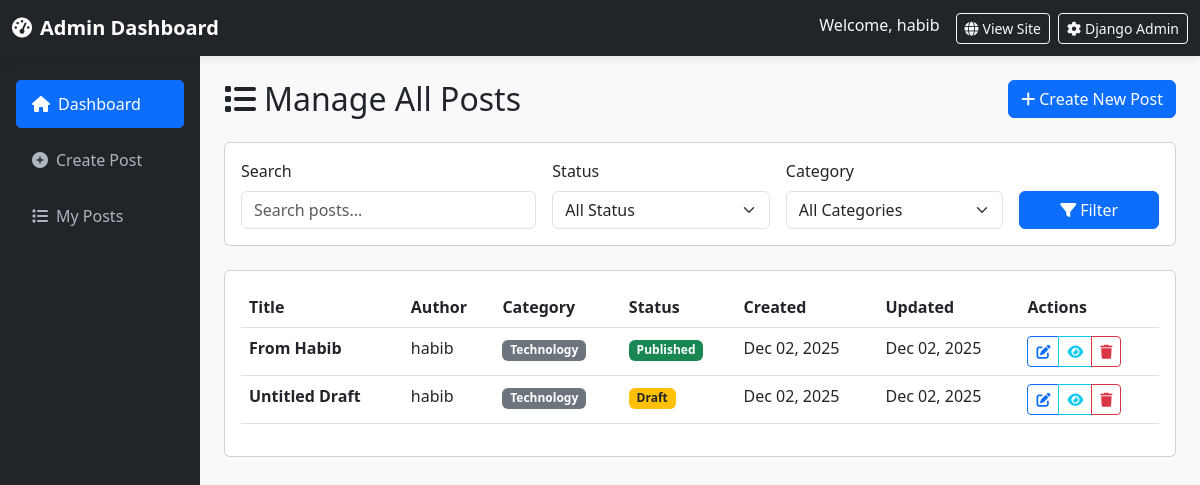
The page /manage/posts/ (signed in) on the database as committed earlier.
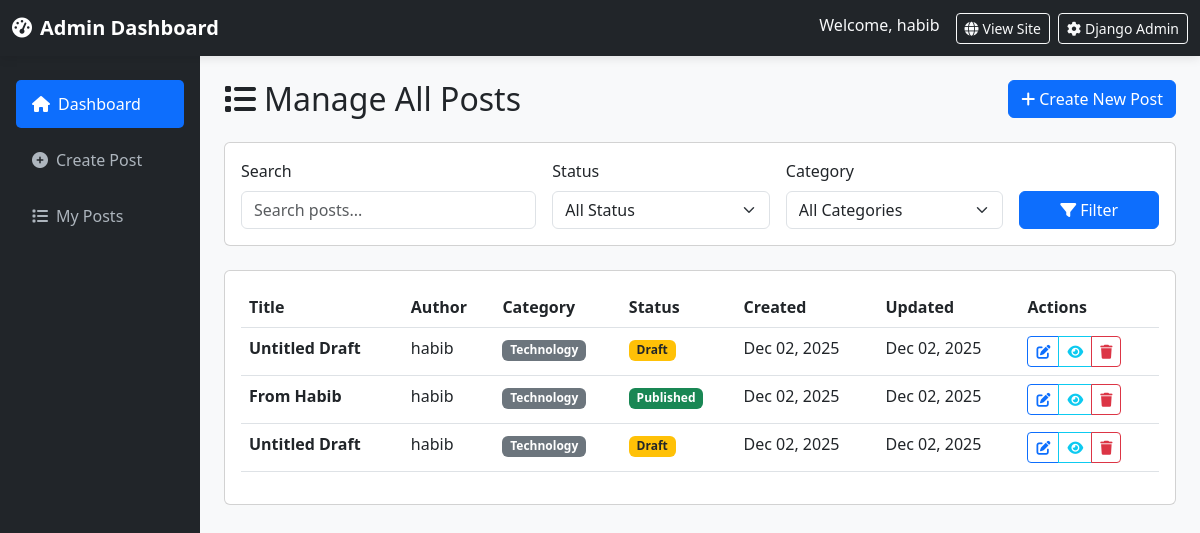
The same page on the database as committed later.
### blog/models.py (models this page shows, shortened)
class Post(models.Model):
    STATUS_CHOICES = [
        ('draft', 'Draft'),
        ('published', 'Published'),
    ]
    title = models.CharField(max_length=200)
    slug = models.SlugField(unique=True)
    author = models.ForeignKey(User, on_delete=models.CASCADE)
    category = models.ForeignKey(Category, on_delete=models.CASCADE, related_name='posts')
    content = models.TextField(help_text="You can add images, videos, and YouTube links here")
    excerpt = models.TextField(max_length=500, blank=True, help_text="Brief description of the post")
    featured_image = models.ImageField(upload_to='blog_images/', blank=True, null=True)
    youtube_url = models.CharField(max_length=200, blank=True, help_text="YouTube URL (e.g., https://www.youtube.com/watch?v=VIDEO_ID)")
    video_file = models.FileField(upload_to='blog_videos/', blank=True, null=True, help_text="Upload video file")
    status = models.CharField(max_length=10, choices=STATUS_CHOICES, default='draft')
    created_at = models.DateTimeField(auto_now_add=True)
    updated_at = models.DateTimeField(auto_now=True)
    published_at = models.DateTimeField(null=True, blank=True)
    class Meta:
        ordering = ['-created_at']

class Category(models.Model):
    name = models.CharField(max_length=100)
    slug = models.SlugField(unique=True)
    description = models.TextField(blank=True)
    created_at = models.DateTimeField(auto_now_add=True)
    class Meta:
        verbose_name_plural = "Categories"

### blog/views.py (the view)
# urls.py: path('manage/posts/', views.admin_manage_posts, name='admin_manage_posts'),
@login_required(login_url='custom_login')
def admin_manage_posts(request):
    if not request.user.is_staff:
        return redirect('post_list')
    status_filter = request.GET.get('status', '')
    category_filter = request.GET.get('category', '')
    search_query = request.GET.get('search', '')
    if request.user.is_superuser:
        posts = Post.objects.all().select_related('author', 'category')
    else:
        posts = Post.objects.filter(author=request.user).select_related('author', 'category')
    if status_filter:
        posts = posts.filter(status=status_filter)
    if category_filter:
        posts = posts.filter(category__id=category_filter)
    if search_query:
        posts = posts.filter(
            Q(title__icontains=search_query) |
            Q(content__icontains=search_query)
        )
    paginator = Paginator(posts, 20)
    page_number = request.GET.get('page')
    posts = paginator.get_page(page_number)
    categories = Category.objects.all()
    context = {
        'posts': posts,
        'categories': categories,
        'status_filter': status_filter,
        'category_filter': category_filter,
        'search_query': search_query,
    }
    return render(request, 'blog/admin_manage_posts.html', context)

### templates/blog/admin_manage_posts.html (shortened to what the changed rows need)
{% extends 'blog/admin_dashboard.html' %}
{% block content %}
<div class="d-flex justify-content-between align-items-center mb-4 flex-wrap gap-2">
    <h2 class="mb-0"><i class="fas fa-list me-2"></i>Manage All Posts</h2>
</div>
<div class="card">
    <div class="card-body">
        {% if posts %}
        <div class="table-responsive">
            <table class="table table-hover">
                <thead>
                    <tr>
                        <th>Title</th>
                        <th>Author</th>
                        <th>Category</th>
                        <th>Status</th>
                        <th>Created</th>
                        <th>Updated</th>
                        <th>Actions</th>
                    </tr>
                </thead>
                <tbody>
                    {% for post in posts %}
                    <tr>
                        <td data-label="Title">
                            <strong>{{ post.title|truncatewords:8 }}</strong>
                        </td>
                        <td data-label="Author">{{ post.author.username }}</td>
                        <td data-label="Category"><span class="badge bg-secondary">{{ post.category.name }}</span></td>
                        <td data-label="Status">
                            {% if post.status == 'published' %}
                                <span class="badge bg-success">Published</span>
                            {% else %}
                                <span class="badge bg-warning text-dark">Draft</span>
                            {% endif %}
                        </td>
                        <td data-label="Created">{{ post.created_at|date:"M d, Y" }}</td>
                        <td data-label="Updated">{{ post.updated_at|date:"M d, Y" }}</td>
                        <td data-label="Actions">
                            <div class="btn-group btn-group-sm">
                                {% if post.slug %}
                                <a href="{% url 'admin_edit_post' post.slug %}" class="btn btn-outline-primary" title="Edit">
                                    <i class="fas fa-edit"></i>
                                </a>
                                <a href="{% url 'post_detail' post.slug %}" target="_blank" class="btn btn-outline-info" title="View">
                                    <i class="fas fa-eye"></i>
                                </a>
                                <a href="{% url 'admin_delete_post' post.slug %}" class="btn btn-outline-danger" title="Delete">
                                    <i class="fas fa-trash"></i>
                                </a>
                                {% else %}
                                <button class="btn btn-outline-secondary btn-sm" disabled title="No slug available">
                                    <i class="fas fa-exclamation-triangle"></i>
                                </button>
                                {% endif %}
                            </div>
                        </td>
                    </tr>
                    {% endfor %}
                </tbody>
            </table>
        </div>
        {% endif %}
    </div>
</div>
{% endblock %}

Rows that differ between the two databases and show on the page:
added Post: title "Untitled Draft", author.username "habib", category.name "Technology", status "Draft", created_at "Dec 02, 2025", updated_at "Dec 02, 2025"
